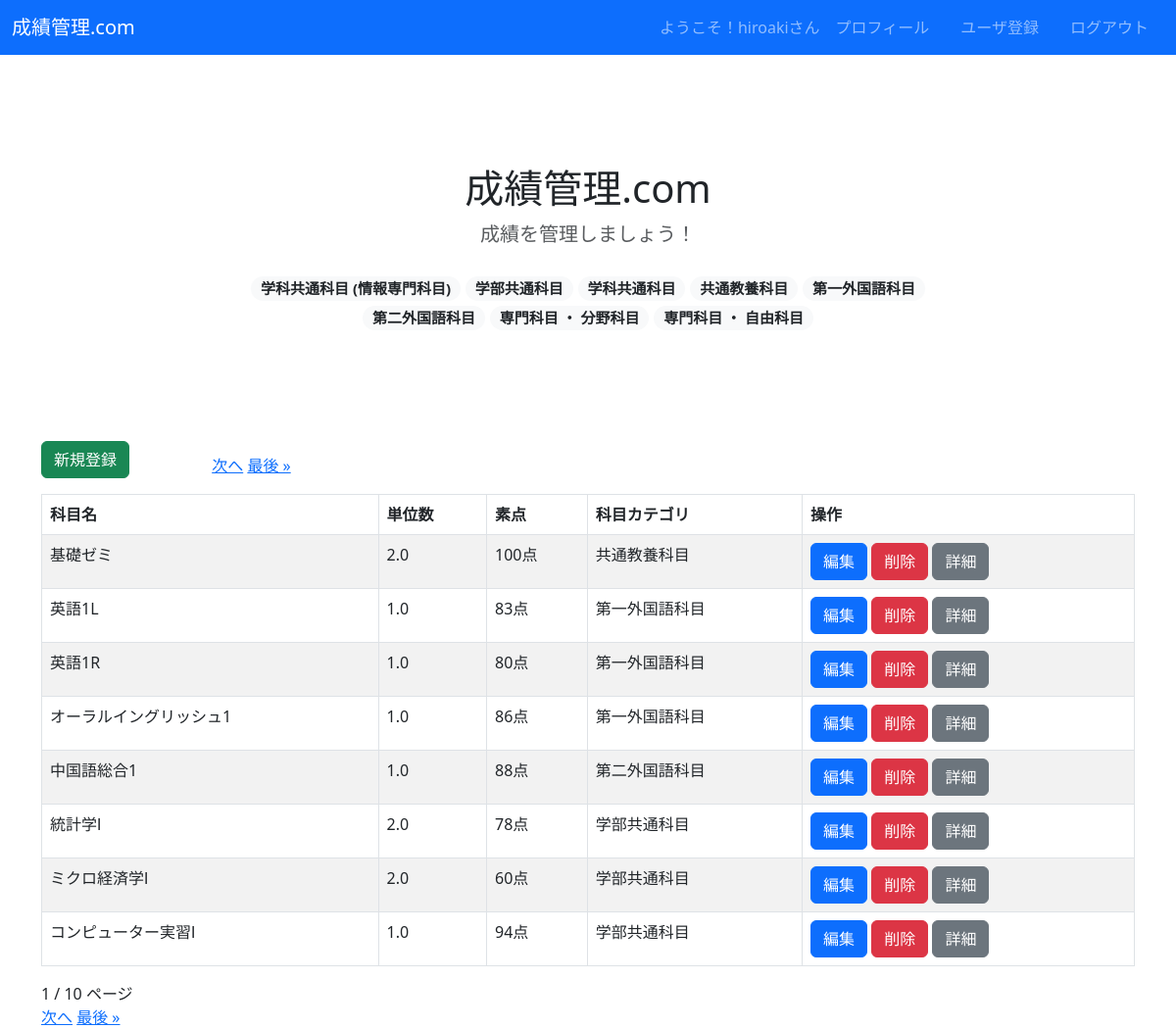
Screenshot of /crud/ (signed in) with the database file from the repository.
### crud/models.py (models this page shows, shortened)
class Category(models.Model):
  name = models.CharField(max_length=200)
  def __str__(self):
    return self.name

class Subject(models.Model):
  name = models.CharField(max_length=100)
  credit = models.FloatField(null=True, blank=False)
  score = models.PositiveIntegerField()
  category = models.ForeignKey(Category, on_delete=models.DO_NOTHING)

### crud/views.py (the view)
# urls.py: path('crud/', views.SubjectListView.as_view(), name="list"),
class SubjectListView(LoginRequiredMixin, ListView):
  model = Subject
  paginate_by = 8
  def get_context_data(self, *args, **kwargs):
    context = super().get_context_data(*args, **kwargs)
    context["categories"] = Category.objects.all()
    return context

### crud/templates/crud/subject_list.html (shortened to what this page needs)
{% extends "base.html" %}
{% block header %}
<section class="py-5 text-center container">
  <div class="row py-lg-5">
    <div class="col-lg-8 col-md-8 mx-auto">
      <h1 class="fw-light">成績管理.com</h1>
      <p class="lead text-muted">成績を管理しましょう！</p>
      <p class="pt-2 fs-5">
        {% for category in categories %}
        <span class="badge rounded-pill bg-light">
          <a class="text-dark" style="text-decoration: none;" href="{% url 'category-subject-list' category.name %}">{{category}}</a>
        </span>
        {% endfor %}
      </p>
    </div>
  </div>
</section>
{% endblock header %}
{% block content %}
<button class="btn btn-success" style="margin-right: 5rem; margin-bottom: 1rem;" type="button" onclick="location.href='{% url 'new' %}'">新規登録</button>
{% if page_obj.has_next %}
<a href="?page={{ page_obj.next_page_number }}">次へ</a>
<a href="?page={{ page_obj.paginator.num_pages }}">最後 &raquo;</a>
{% endif %}
    <table class="table table-striped table-hover table-bordered">
      <thead>
        <tr>
          <th>科目名</th>
          <th>単位数</th>
          <th>素点</th>
          <th>科目カテゴリ</th>
          <th>操作</th>
        </tr>
      </thead>
      {% for subject in object_list %}
      <tr>
        <td>{{ subject.name }}</td>
        <td>{{ subject.credit }}</td>
        <td>{{ subject.score }}点</td>
        <td>{{ subject.category }}</td>
        <td>
          <button class="btn btn-primary" onclick="location.href='{% url 'edit' pk=subject.pk %}'">編集</button>
          <button class="btn btn-danger" onclick="location.href='{% url 'delete' pk=subject.pk %}'">削除</button>
          <button class="btn btn-secondary" onclick="location.href='{% url 'detail' pk=subject.pk %}'">詳細</button>
        </td>
      </tr>
      {% endfor %}
    </table>
    {{ page_obj.number }} / {{ page_obj.paginator.num_pages }} ページ<br>
    {% if page_obj.has_next %}
    <a href="?page={{ page_obj.next_page_number }}">次へ</a>
    <a href="?page={{ page_obj.paginator.num_pages }}">最後 &raquo;</a>
    {% endif %}
  {% endblock %}

### crud/templates/base.html (shortened to what this page needs)
<!DOCTYPE html>
<html lang="ja">
<head>
    <link href="https://cdn.jsdelivr.net/npm/bootstrap@5.3.0-alpha3/dist/css/bootstrap.min.css" rel="stylesheet">
</head>
<body>
  <main>
  <nav class="navbar navbar-expand-lg navbar-dark bg-primary" style="margin-bottom: 1rem;">
    <div class="container-fluid">
      <a class="navbar-brand" href="{% url 'list' %}">成績管理.com</a>
      <div class="collapse navbar-collapse justify-content-end" id="navbarNav">
        <ul class="navbar-nav ms-auto">
          {% if request.user.is_authenticated %}
          <span class="navbar-text">
            ようこそ！{{ user.get_username }}さん
          </span>
          <li class="nav-item px-2">
            <a class="nav-link" href="{% url 'total' %}">プロフィール</a>
          </li>
          <li class="nav-item px-2">
            <a class="nav-link" href="{% url 'signup' %}">ユーザ登録</a>
          </li>
          <li class="nav-item px-2">
            <a class="nav-link" href="{% url 'logout' %}">ログアウト</a>
          </li>
          {% else %}
          <li class="nav-item px-2">
            <a class="nav-link" href="{% url 'login' %}">ログイン</a>
          </li>
          {% endif %}
        </ul>
      </div>
    </div>
  </nav>
    {% block header %}
    {% endblock header %}
    <div class="container">
      {% block content %}{% endblock %}
    </div>
    <link href="stylesheet/style.css" rel="stylesheet">
  </main>
</body>
</html>

### rows the page displays
Category: name "学科共通科目 (情報専門科目)"
Category: name "学部共通科目"
Category: name "学科共通科目"
Category: name "共通教養科目"
Category: name "第一外国語科目"
Category: name "第二外国語科目"
Category: name "専門科目 ・ 分野科目"
Category: name "専門科目 ・ 自由科目"
Subject: name "基礎ゼミ", credit "2.0", score "100", category "共通教養科目"
Subject: name "英語1L", credit "1.0", score "83", category "第一外国語科目"
Subject: name "英語1R", credit "1.0", score "80", category "第一外国語科目"
Subject: name "オーラルイングリッシュ1", credit "1.0", score "86", category "第一外国語科目"
Subject: name "中国語総合1", credit "1.0", score "88", category "第二外国語科目"
Subject: name "統計学Ⅰ", credit "2.0", score "78", category "学部共通科目"
Subject: name "ミクロ経済学Ⅰ", credit "2.0", score "60", category "学部共通科目"
Subject: name "コンピューター実習Ⅰ", credit "1.0", score "94", category "学部共通科目"

### other values shown
{{ user.get_username }} "hiroaki"
{{ page_obj.number }} "1"
{{ page_obj.paginator.num_pages }} "10"
